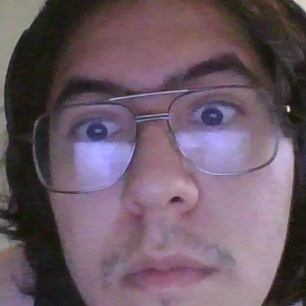
#> input picture Images/0.jpg, 306 x 306 px, given in place of the camera
$ jupyter execute --allow-errors 'Iteration over the past code_graph 01.ipynb'
#> lines starting #> are read from the running program, lines starting #| are printed output that depends on the picture; after the words box and inside, x2 and y2 are one past the last pixel; in counts of white or black regions, pixels touching at a corner belong together
[cell 1]
#pip install pynput

[cell 2]
import pyautogui
import numpy as np
import cv2

#> (the rest of this cell did not finish here and is left out)

[cell 3]
import cv2
import socket
import numpy as np
import time
import pyautogui

from static_functions import *

face_cascade = cv2.CascadeClassifier(cv2.data.haarcascades + 'haarcascade_frontalface_default.xml')
eye_cascade = cv2.CascadeClassifier(cv2.data.haarcascades + 'haarcascade_eye.xml')

def main():
    # [4 lines of commented-out code are left out]
    blob_detector_params = cv2.SimpleBlobDetector_Params()
    blob_detector_params.filterByArea = True
    blob_detector_params.maxArea = 150
    blob_detector = cv2.SimpleBlobDetector_create(blob_detector_params)
    #cap = cv2.VideoCapture(0)
    inas=0
    graph = Graph(100, 60)
    graph2 = Graph(100, 60)
    while True:
        #_, frame = cap.read()
        sc_img = pyautogui.screenshot()
        frame = np.array(sc_img)
        frame = cv2.cvtColor(frame, cv2.COLOR_BGR2RGB)
        face_frame, face_coords = detect_faces(frame, face_cascade)
        if face_frame is not None:
            eyes = detect_eyes(face_frame, eye_cascade)
            eye_coords = []
            eyes_frames = []
            for index,eye in enumerate(eyes):
                if eye is not None:
                    if index == 0:
                        graph2.update = True
                    if index == 1:
                        graph.update = True
                    eye = cut_eyebrows(eye)
                    cv2.imshow('left_eye', eye)
                    keypoints = blob_process(eye, blob_detector)
                    eye = cv2.drawKeypoints(eye, keypoints, eye, (0, 0, 255), cv2.DRAW_MATCHES_FLAGS_DRAW_RICH_KEYPOINTS)

                    kp_coordinate = (0,0)
                    kp_size = 0
                    for kp in keypoints:
                        if kp.size > kp_size:
                            kp_size = kp.size
                            kp_coordinate = kp.pt
                    if len(keypoints) > 0:
                        eyes_frames.append(eye)
                        eye_coords.append(kp_coordinate)
                        kp_x, kp_y = face_scale(eye.shape[:2],(kp_coordinate[0],kp_coordinate[1]))
                        if graph2.update:
                            graph2.update_frame(kp_y,kp_x,eye)
                            graph2.update = False
                        if graph.update:
                            graph.update_frame(kp_y,kp_x,eye)
                            graph.update = False
                        #print("eye:", eye.shape, "kp", kp_coordinate)

            inas+=1
            roi = frame[-80:-20, -120:-20,:]
            roi[:] = graph.get_graph()

            roi2 = frame[-80:-20, 20:120,:]
            roi2[:] = graph2.get_graph()

            cv2.imshow('showing', face_frame)
            cv2.imshow('showing2', frame)
            # [5 lines of commented-out code are left out]
        if cv2.waitKey(1) & 0xFF == ord('q'):
            break
    cap.release()
    cv2.destroyAllWindows()

# [68 lines left out: functions eye_position, pause_if_necesary, send_data, not called in this run]

class Graph:
    def __init__(self, width, height, sample_size = 100):
        self.i = 0
        self.iter = 0
        self.height = height
        self.width = width
        self.graph = np.zeros((height, width, 3), np.uint8)
        self.update = False
        self.sample_size = sample_size
        self.sample_count = 0
        self.limits_upper = (0,0)
        self.limits_lower = (200,200) #Numero grande para que pueda tomar un valor menor
        self.size_of_frame = (0,0)
        self.sampling_limits = True

    # [50 lines left out: functions update_frame, update_limits, not called in this run]

    def get_graph(self):
        return self.graph

class Coordinates():
    # [8 lines left out: function __init__, not called in this run]

    def update_array(self, coords, frame):
        adapted_x, adapted_y = face_scale(frame.shape[:2], coords)

class Variable:
    def _init_(self):
        self.value = 0


max_x = Variable()
max_y = Variable()
max_y.value = 1
min_y = Variable()
min_y.value = 0
min_X = Variable()
min_X.value = 1
xn = Variable()
xn.value = 0.4375
alpha = Variable()
alpha.value = 1

#> (the rest of this cell did not finish here and is left out)


[cell 4]
import cv2
import socket
import numpy as np
import time
from pynput import keyboard as kb

def pulsa(teclas):
    print("pulsada")

escuchador = kb.Listener(pulsa)
#> (the rest of this cell did not finish here and is left out)

[cell 5]
import cv2
import socket
import numpy as np
import time
import pyautogui

face_cascade = cv2.CascadeClassifier(cv2.data.haarcascades + 'haarcascade_frontalface_default.xml')
eye_cascade = cv2.CascadeClassifier(cv2.data.haarcascades + 'haarcascade_eye.xml')

# [21 lines left out: functions show_img, detect_eyes, not called in this run]

def detect_faces(img, classifier):
    gray_frame = cv2.cvtColor(img, cv2.COLOR_BGR2GRAY)
    coords = classifier.detectMultiScale(gray_frame, 1.3, 5)
    x,y = 0,0
    if len(coords) > 1:
        biggest = (0, 0, 0, 0)
        for i in coords:
            if i[3] > biggest[3]:
                biggest = i
        biggest = np.array([i], np.int32)
    elif len(coords) == 1:
        biggest = coords
    else:
        return None, None
    for (x, y, w, h) in biggest:
        frame = img[y:y + h, x:x + w]
    return frame, (y, x)

# [26 lines left out: functions cut_eyebrows, blob_process, my_testing, not called in this run]

def main():
    # [4 lines of commented-out code are left out]
    blob_detector_params = cv2.SimpleBlobDetector_Params()
    blob_detector_params.filterByArea = True
    blob_detector_params.maxArea = 150
    blob_detector = cv2.SimpleBlobDetector_create(blob_detector_params)
    cap = cv2.VideoCapture(0)
    inas=0
    graph = Graph(100, 60)
    graph2 = Graph(100, 60)
    while True:
        _, frame = cap.read()
#> frame is the input picture: shape (306, 306, 3); mean B, G, R 101.4, 89.1, 107.8
        face_frame, face_coords = detect_faces(frame, face_cascade)
#> in detect_faces, `gray_frame = cv2.cvtColor(img, cv2.COLOR_BGR2GRAY)`:
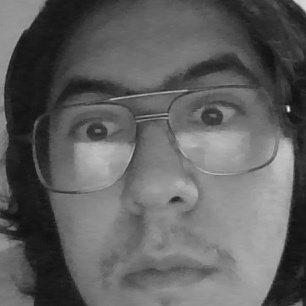
#> gray_frame: shape (306, 306); min 15, max 248, mean 96.1
#> in detect_faces, `coords = classifier.detectMultiScale(gray_frame, 1.3, 5)`: coords = ()
        if face_frame is not None:
            eyes = detect_eyes(face_frame, eye_cascade)
            eye_coords = []
            eyes_frames = []
            for index,eye in enumerate(eyes):
                if eye is not None:
                    if index == 0:
                        graph2.update = True
                    if index == 1:
                        graph.update = True
                    eye = cut_eyebrows(eye)
                    keypoints = blob_process(eye, blob_detector)
                    eye = cv2.drawKeypoints(eye, keypoints, eye, (0, 0, 255), cv2.DRAW_MATCHES_FLAGS_DRAW_RICH_KEYPOINTS)

                    kp_coordinate = (0,0)
                    kp_size = 0
                    for kp in keypoints:
                        if kp.size > kp_size:
                            kp_size = kp.size
                            kp_coordinate = kp.pt
                    if len(keypoints) > 0:
                        eyes_frames.append(eye)
                        eye_coords.append(kp_coordinate)
                        kp_x, kp_y = face_scale(eye.shape[:2],(kp_coordinate[0],kp_coordinate[1]))
                        if graph2.update:
                            graph2.update_frame(kp_y,kp_x,eye)
                            graph2.update = False
                        if graph.update:
                            graph.update_frame(kp_y,kp_x,eye)
                            graph.update = False
                    #print("eye:", eye.shape, "kp", kp_coordinate)

            inas+=1
            roi = frame[-80:-20, -120:-20,:]
            roi[:] = graph.get_graph()

            roi2 = frame[-80:-20, 20:120,:]
            roi2[:] = graph2.get_graph()

            cv2.imshow('showing', face_frame)
            # [6 lines of commented-out code are left out]
        if cv2.waitKey(1) & 0xFF == ord('q'):
#> (key q is pressed here)
            break
    cap.release()
    cv2.destroyAllWindows()

#Face coords
# [55 lines left out: functions face_scale, eye_position, pause_if_necesary, send_data, not called in this run]

class Graph:
    def __init__(self, width, height, sample_size = 100):
        self.height = height
        self.width = width
        self.graph = np.zeros((height, width, 3), np.uint8)
        self.update = False
        self.sample_size = sample_size
        self.sample_count = 0
        self.limits_upper = (0,0)
        self.limits_lower = (200,200) #Numero grande para que pueda tomar un valor menor
        self.size_of_frame = (0,0)
        self.sampling_limits = True

    # [47 lines left out: functions update_frame, update_limits, not called in this run]

    def get_graph(self):
        return self.graph

class Coordinates():
    # [8 lines left out: function __init__, not called in this run]

    def update_array(self, coords, frame):
        adapted_x, adapted_y = face_scale(frame.shape[:2], coords)


main()

[cell 6]
import cv2
import socket
import numpy as np
import time


face_cascade = cv2.CascadeClassifier(cv2.data.haarcascades + 'haarcascade_frontalface_default.xml')
eye_cascade = cv2.CascadeClassifier(cv2.data.haarcascades + 'haarcascade_eye.xml')

# [66 lines left out: functions show_img, detect_eyes, detect_faces, cut_eyebrows, blob_process, my_testing, not called in this run]


class Variable:
    def _init_(self):
        self.value = 0


def main():

    ms = socket.socket()
    ms.bind(('localhost',5000))
    ms.setsockopt(socket.SOL_SOCKET, socket.SO_KEEPALIVE, 1)
    ms.listen(5)
    blob_detector_params = cv2.SimpleBlobDetector_Params()
    blob_detector_params.filterByArea = True
    blob_detector_params.maxArea = 150
    blob_detector = cv2.SimpleBlobDetector_create(blob_detector_params)
    cap = cv2.VideoCapture(0)
    inas=0
    while True:
        _, frame = cap.read()
        face_frame, face_coords = detect_faces(frame, face_cascade)
        if face_frame is not None:
            eyes = detect_eyes(face_frame, eye_cascade)
            eye_coords = []
            eyes_frames = []
            for eye in eyes:
                if eye is not None:
                    eye = cut_eyebrows(eye)
                    keypoints = blob_process(eye, blob_detector)

                    eye = cv2.drawKeypoints(eye, keypoints, eye, (0, 0, 255), cv2.DRAW_MATCHES_FLAGS_DRAW_RICH_KEYPOINTS)

                    kp_coordinate = (0,0)
                    kp_size = 0
                    for kp in keypoints:
                        if kp.size > kp_size:
                            kp_size = kp.size
                            kp_coordinate = kp.pt
                    if len(keypoints) > 0:
                        eyes_frames.append(eye)
                        eye_coords.append(kp_coordinate)
            inas+=1
            cv2.imshow('showing', face_frame)
            if len(eye_coords) > 0:
                send_data(frame.shape[:2],face_frame.shape[:2],face_coords,eye_coords,eyes_frames,ms)

        if cv2.waitKey(1) & 0xFF == ord('q'):
            break

    cap.release()
    cv2.destroyAllWindows()

#Face coords
# [58 lines left out: functions face_scale, eye_position, send_data, not called in this run]

max_x = Variable()
min_X = Variable()
min_X.value = 1
xn = Variable()
xn.value = 0.4375
#> (the rest of this cell did not finish here and is left out)

#> (a cell that did not finish here is left out)

[cell 8]
import cv2
import numpy as np


class Graph:
    def __init__(self, width, height):
        self.height = height
        self.width = width
        self.graph = np.zeros((height, width, 3), np.uint8)

    def update_frame(self, value):
        if value < 0:
            value = 0
        elif value >= self.height:
            value = self.height - 1
        new_graph = np.zeros((self.height, self.width, 3), np.uint8)
        new_graph[:,:-1,:] = self.graph[:,1:,:]
        new_graph[self.height - value:,-1,:] = 255
        self.graph = new_graph

    def get_graph(self):
        return self.graph


# Setup camera
cap = cv2.VideoCapture(0)
# Set a smaller resolution
cap.set(cv2.CAP_PROP_FRAME_WIDTH, 640)
cap.set(cv2.CAP_PROP_FRAME_HEIGHT, 480)

graph = Graph(100, 60)

prev_frame = np.zeros((480, 640), np.uint8)
while True:
    # Capture frame-by-frame
    _, frame = cap.read()
    frame = cv2.flip(frame, 1)
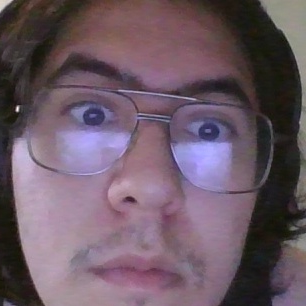
#> frame: shape (306, 306, 3); mean B, G, R 101.4, 89.1, 107.8
    frame = cv2.resize(frame, (640, 480))
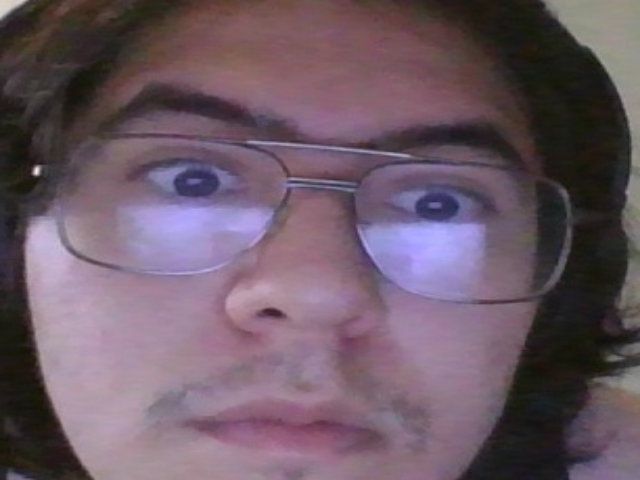
#> frame: shape (480, 640, 3); mean B, G, R 101.3, 89, 107.7

    gray = cv2.cvtColor(frame, cv2.COLOR_BGR2GRAY)
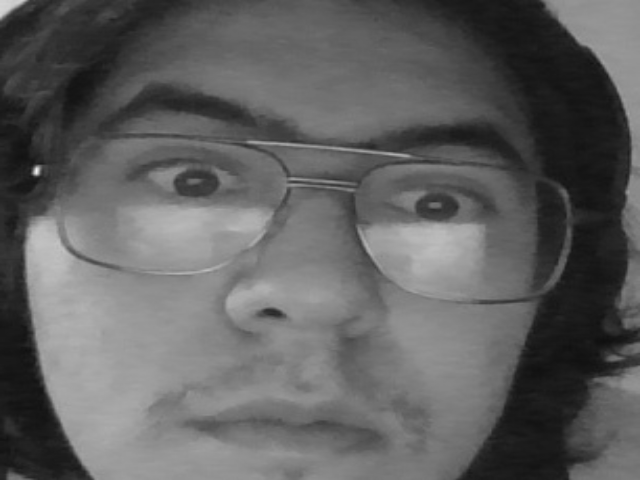
#> gray: shape (480, 640); min 15, max 243, mean 96
    gray = cv2.GaussianBlur(gray, (25, 25), None)
    diff = cv2.absdiff(prev_frame, gray)
#> prev_frame: shape (480, 640); every value is 0
    difference = np.sum(diff)
#> difference = 29495338
    prev_frame = gray

    graph.update_frame(int(difference/42111))
    roi = frame[-80:-20, -120:-20,:]
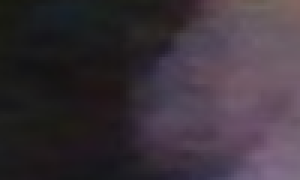
#> roi: shape (60, 100, 3) (shown 3 times larger); mean B, G, R 58.5, 50.6, 59.4
    roi[:] = graph.get_graph()
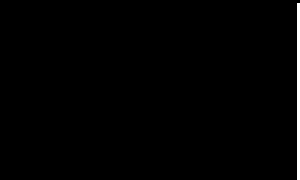
#> roi: shape (60, 100, 3) (shown 3 times larger); 0.98% white in thin lines or dots, all inside (x1, y1, x2, y2) = (99, 1, 100, 60)

    cv2.putText(frame, "...wanted a live graph", (20, 430), cv2.FONT_HERSHEY_PLAIN, 1.8, (200, 200, 200), 2)
    cv2.putText(frame, "...measures motion in frame", (20, 460), cv2.FONT_HERSHEY_PLAIN, 1.8, (200, 200, 200), 2)
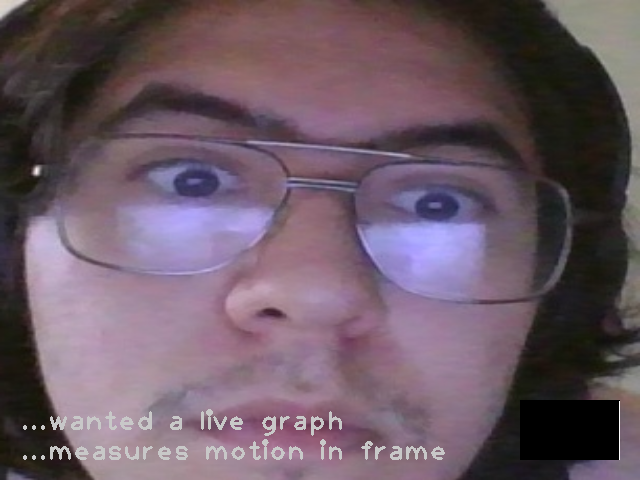
#> frame: shape (480, 640, 3); mean B, G, R 101.1, 89.2, 107.4
    cv2.imshow("Webcam", frame)

    if cv2.waitKey(1) == ord('q'):
#> (key q is pressed here)
        break

# When everything done, release the capture
cap.release()
cv2.destroyAllWindows()

$ run again, on Images/face01.jpg
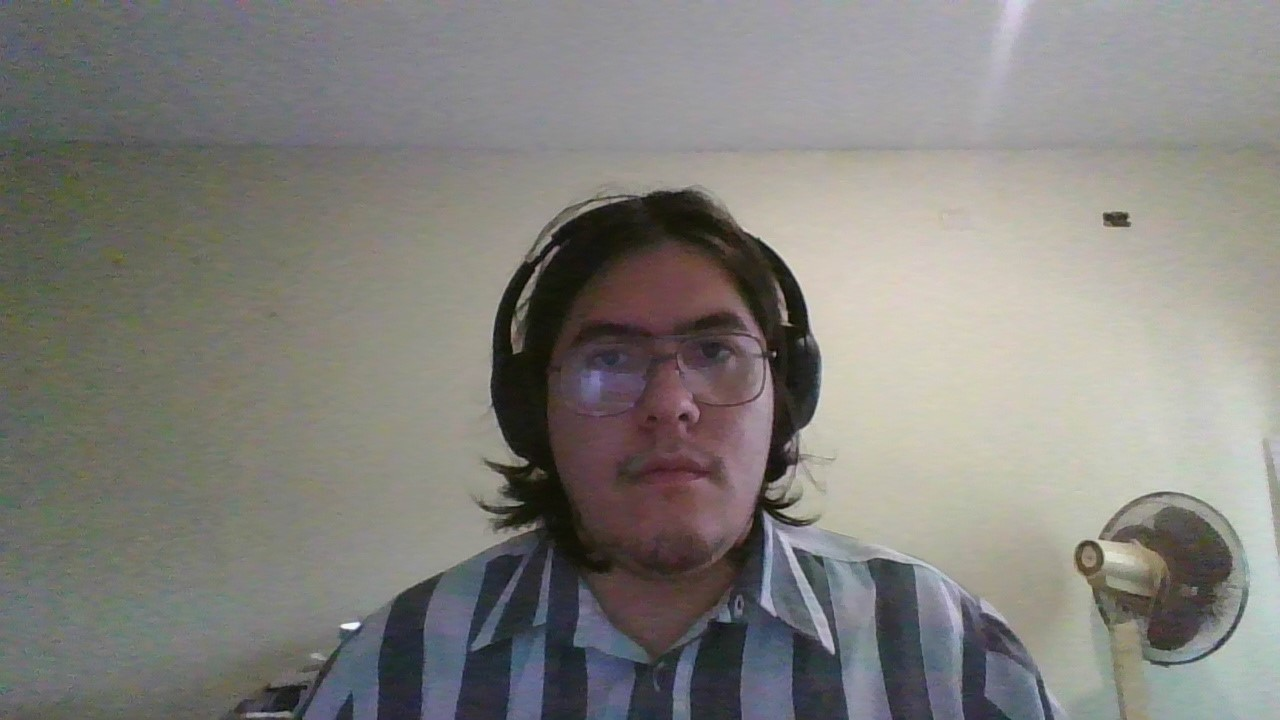
#> input picture Images/face01.jpg, 1280 x 720 px, given in place of the camera
#> in main, frame is the input picture: shape (720, 1280, 3); mean B, G, R 124.5, 128.8, 130.5
#> coords = [[527, 243, 283, 283]]
#> the loop in detect_faces, `for (x, y, w, h) in biggest:` made 1 pass
#> face_coords = (243, 527)
#> in detect_eyes, `gray_frame = cv2.cvtColor(img, cv2.COLOR_BGR2GRAY)`:
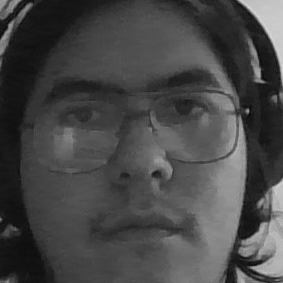
#> gray_frame: shape (283, 283); min 6, max 218, mean 71.2
#> eyes = [[163, 85, 47, 47]]
#> in detect_eyes, `width = np.size(img, 1)`: width = 283
#> the loop in detect_eyes, `for (x, y, w, h) in eyes:` made 1 pass
#> the loop in main, `for index,eye in enumerate(eyes):` made 2 passes
#> (graph.update, keypoints, kp_x) on pass 2: (False, 1 keypoints; (x, y, size): (21, 12, 12.1), 0.249)
#> after the loop in main, `for index,eye in enumerate(eyes):`: eye_coords = [(20.54, 11.71)]; eyes_frames = 1 item; graph.update = False; kp_coordinate = (20.54, 11.71); kp_size = 12.09; kp_x = 0.249; kp_y = 0.541
#> prev_frame: shape (480, 640); every value is 0
#> difference = 39585537
#> `cv2.putText(frame, "...measures motion in frame", (20, 460), cv2.FONT_..`:
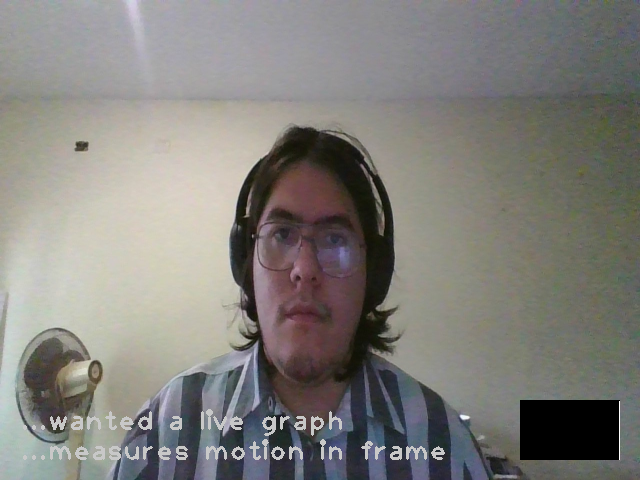
#> frame: shape (480, 640, 3); mean B, G, R 123.5, 127.8, 129.7
